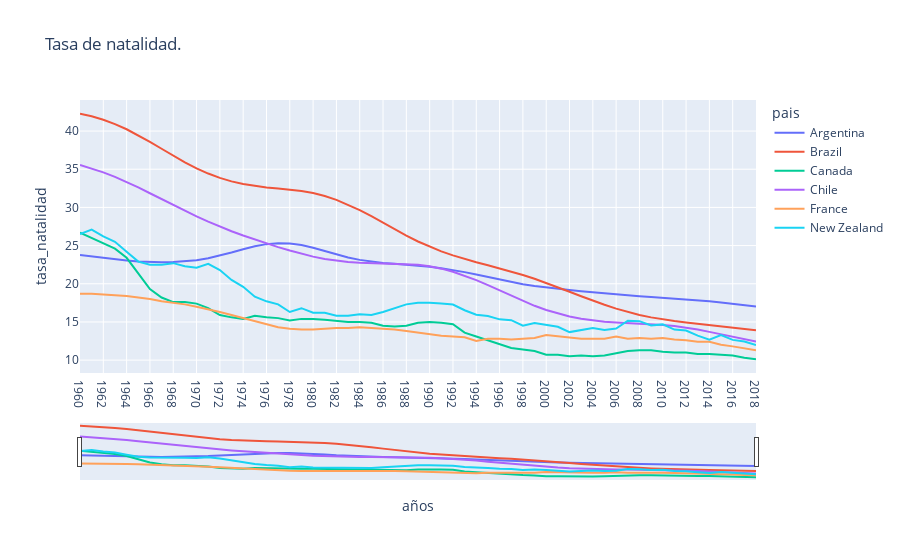

This figure's notebook cell:
### Markdown cell above
#### Graficos.

Mostramos los graficos con la informacion del data frame de natalidad.

### Code cell
fig = px.line(df_natalidad,x = df_natalidad.años, y = df_natalidad.tasa_natalidad, color =df_natalidad.pais,
             title = "Tasa de natalidad.")
fig.update_xaxes(rangeslider_visible=True)
fig.show()
#plot(fig)

### Figure 1 — Plotly figure (JSON) as saved in the notebook; plotly's stock layout.template omitted (floating-point values rounded to 4 significant figures)
{"data": [{"hovertemplate": "pais=Argentina<br>años=%{x}<br>tasa_natalidad=%{y}<extra></extra>", "legendgroup": "Argentina", "line": {"color": "#636efa", "dash": "solid"}, "mode": "lines", "name": "Argentina", "orientation": "v", "showlegend": true, "type": "scatter", "x": ["1960", "1961", "1962", "1963", "1964", "1965", "1966", "1967", "1968", "1969", "1970", "1971", "1972", "1973", "1974", "1975", "1976", "1977", "1978", "1979", "1980", "1981", "1982", "1983", "1984", "1985", "1986", "1987", "1988", "1989", "1990", "1991", "1992", "1993", "1994", "1995", "1996", "1997", "1998", "1999", "2000", "2001", "2002", "2003", "2004", "2005", "2006", "2007", "2008", "2009", "2010", "2011", "2012", "2013", "2014", "2015", "2016", "2017", "2018"], "xaxis": "x", "y": [23.77, 23.57, 23.37, 23.19, 23.03, 22.91, 22.83, 22.8, 22.83, 22.92, 23.09, 23.35, 23.7, 24.1, 24.52, 24.91, 25.19, 25.32, 25.28, 25.07, 24.72, 24.29, 23.85, 23.45, 23.13, 22.89, 22.73, 22.61, 22.49, 22.37, 22.23, 22.04, 21.8, 21.53, 21.21, 20.88, 20.55, 20.23, 19.95, 19.7, 19.5, 19.33, 19.18, 19.03, 18.88, 18.73, 18.6, 18.47, 18.36, 18.25, 18.15, 18.05, 17.95, 17.83, 17.7, 17.55, 17.38, 17.2, 17.02], "yaxis": "y"}, {"hovertemplate": "pais=Brazil<br>años=%{x}<br>tasa_natalidad=%{y}<extra></extra>", "legendgroup": "Brazil", "line": {"color": "#EF553B", "dash": "solid"}, "mode": "lines", "name": "Brazil", "orientation": "v", "showlegend": true, "type": "scatter", "x": ["1960", "1961", "1962", "1963", "1964", "1965", "1966", "1967", "1968", "1969", "1970", "1971", "1972", "1973", "1974", "1975", "1976", "1977", "1978", "1979", "1980", "1981", "1982", "1983", "1984", "1985", "1986", "1987", "1988", "1989", "1990", "1991", "1992", "1993", "1994", "1995", "1996", "1997", "1998", "1999", "2000", "2001", "2002", "2003", "2004", "2005", "2006", "2007", "2008", "2009", "2010", "2011", "2012", "2013", "2014", "2015", "2016", "2017", "2018"], "xaxis": "x", "y": [42.28, 41.93, 41.48, 40.91, 40.23, 39.45, 38.59, 37.68, 36.78, 35.91, 35.12, 34.43, 33.87, 33.41, 33.06, 32.8, 32.62, 32.47, 32.33, 32.14, 31.88, 31.49, 30.99, 30.37, 29.65, 28.84, 27.99, 27.13, 26.3, 25.53, 24.84, 24.25, 23.72, 23.25, 22.83, 22.42, 22.02, 21.6, 21.15, 20.65, 20.12, 19.55, 18.95, 18.36, 17.79, 17.24, 16.75, 16.31, 15.92, 15.6, 15.33, 15.11, 14.93, 14.77, 14.62, 14.47, 14.31, 14.12, 13.92], "yaxis": "y"}, {"hovertemplate": "pais=Canada<br>años=%{x}<br>tasa_natalidad=%{y}<extra></extra>", "legendgroup": "Canada", "line": {"color": "#00cc96", "dash": "solid"}, "mode": "lines", "name": "Canada", "orientation": "v", "showlegend": true, "type": "scatter", "x": ["1960", "1961", "1962", "1963", "1964", "1965", "1966", "1967", "1968", "1969", "1970", "1971", "1972", "1973", "1974", "1975", "1976", "1977", "1978", "1979", "1980", "1981", "1982", "1983", "1984", "1985", "1986", "1987", "1988", "1989", "1990", "1991", "1992", "1993", "1994", "1995", "1996", "1997", "1998", "1999", "2000", "2001", "2002", "2003", "2004", "2005", "2006", "2007", "2008", "2009", "2010", "2011", "2012", "2013", "2014", "2015", "2016", "2017", "2018"], "xaxis": "x", "y": [26.7, 26, 25.2, 24.6, 23.4, 21.3, 19.3, 18.2, 17.6, 17.6, 17.4, 16.8, 15.9, 15.6, 15.4, 15.8, 15.6, 15.5, 15.2, 15.4, 15.4, 15.3, 15.1, 15, 15, 14.9, 14.5, 14.4, 14.5, 14.9, 15, 14.9, 14.7, 13.6, 13.1, 12.6, 12, 11.6, 11.4, 11.2, 10.7, 10.7, 10.5, 10.6, 10.5, 10.6, 10.9, 11.2, 11.3, 11.3, 11.1, 11, 11, 10.8, 10.8, 10.7, 10.6, 10.3, 10.1], "yaxis": "y"}, {"hovertemplate": "pais=Chile<br>años=%{x}<br>tasa_natalidad=%{y}<extra></extra>", "legendgroup": "Chile", "line": {"color": "#ab63fa", "dash": "solid"}, "mode": "lines", "name": "Chile", "orientation": "v", "showlegend": true, "type": "scatter", "x": ["1960", "1961", "1962", "1963", "1964", "1965", "1966", "1967", "1968", "1969", "1970", "1971", "1972", "1973", "1974", "1975", "1976", "1977", "1978", "1979", "1980", "1981", "1982", "1983", "1984", "1985", "1986", "1987", "1988", "1989", "1990", "1991", "1992", "1993", "1994", "1995", "1996", "1997", "1998", "1999", "2000", "2001", "2002", "2003", "2004", "2005", "2006", "2007", "2008", "2009", "2010", "2011", "2012", "2013", "2014", "2015", "2016", "2017", "2018"], "xaxis": "x", "y": [35.56, 35.11, 34.59, 33.99, 33.33, 32.61, 31.86, 31.08, 30.3, 29.54, 28.82, 28.14, 27.49, 26.88, 26.31, 25.78, 25.28, 24.8, 24.35, 23.93, 23.55, 23.25, 23.02, 22.86, 22.76, 22.71, 22.68, 22.66, 22.6, 22.48, 22.29, 21.98, 21.57, 21.06, 20.47, 19.82, 19.12, 18.42, 17.74, 17.11, 16.56, 16.09, 15.71, 15.41, 15.18, 15.02, 14.91, 14.84, 14.78, 14.71, 14.61, 14.46, 14.26, 14.0, 13.7, 13.37, 13.03, 12.71, 12.43], "yaxis": "y"}, {"hovertemplate": "pais=France<br>años=%{x}<br>tasa_natalidad=%{y}<extra></extra>", "legendgroup": "France", "line": {"color": "#FFA15A", "dash": "solid"}, "mode": "lines", "name": "France", "orientation": "v", "showlegend": true, "type": "scatter", "x": ["1960", "1961", "1962", "1963", "1964", "1965", "1966", "1967", "1968", "1969", "1970", "1971", "1972", "1973", "1974", "1975", "1976", "1977", "1978", "1979", "1980", "1981", "1982", "1983", "1984", "1985", "1986", "1987", "1988", "1989", "1990", "1991", "1992", "1993", "1994", "1995", "1996", "1997", "1998", "1999", "2000", "2001", "2002", "2003", "2004", "2005", "2006", "2007", "2008", "2009", "2010", "2011", "2012", "2013", "2014", "2015", "2016", "2017", "2018"], "xaxis": "x", "y": [18.7, 18.7, 18.6, 18.5, 18.4, 18.2, 18, 17.7, 17.5, 17.3, 17, 16.7, 16.3, 15.9, 15.5, 15, 14.6, 14.3, 14.1, 14, 14, 14.1, 14.2, 14.2, 14.3, 14.2, 14.1, 14, 13.8, 13.6, 13.4, 13.2, 13.1, 13, 12.5, 12.8, 12.8, 12.7, 12.8, 12.9, 13.3, 13.1, 12.9, 12.8, 12.8, 12.8, 13.1, 12.8, 12.9, 12.8, 12.9, 12.7, 12.6, 12.4, 12.4, 12, 11.8, 11.5, 11.3], "yaxis": "y"}, {"hovertemplate": "pais=New Zealand<br>años=%{x}<br>tasa_natalidad=%{y}<extra></extra>", "legendgroup": "New Zealand", "line": {"color": "#19d3f3", "dash": "solid"}, "mode": "lines", "name": "New Zealand", "orientation": "v", "showlegend": true, "type": "scatter", "x": ["1960", "1961", "1962", "1963", "1964", "1965", "1966", "1967", "1968", "1969", "1970", "1971", "1972", "1973", "1974", "1975", "1976", "1977", "1978", "1979", "1980", "1981", "1982", "1983", "1984", "1985", "1986", "1987", "1988", "1989", "1990", "1991", "1992", "1993", "1994", "1995", "1996", "1997", "1998", "1999", "2000", "2001", "2002", "2003", "2004", "2005", "2006", "2007", "2008", "2009", "2010", "2011", "2012", "2013", "2014", "2015", "2016", "2017", "2018"], "xaxis": "x", "y": [26.5, 27.1, 26.2, 25.5, 24.2, 22.9, 22.5, 22.5, 22.7, 22.3, 22.1, 22.6, 21.8, 20.5, 19.6, 18.3, 17.7, 17.3, 16.3, 16.8, 16.2, 16.2, 15.8, 15.8, 16, 15.9, 16.3, 16.8, 17.3, 17.5, 17.5, 17.4, 17.28, 16.53, 15.95, 15.77, 15.34, 15.23, 14.51, 14.87, 14.66, 14.36, 13.67, 13.94, 14.2, 13.96, 14.14, 15.15, 15.1, 14.53, 14.68, 14, 13.87, 13.2, 12.68, 13.27, 12.65, 12.43, 11.98], "yaxis": "y"}], "layout": {"legend": {"title": {"text": "pais"}, "tracegroupgap": 0}, "title": {"text": "Tasa de natalidad."}, "xaxis": {"anchor": "y", "domain": [0, 1], "rangeslider": {"visible": true}, "title": {"text": "años"}}, "yaxis": {"anchor": "x", "domain": [0, 1], "title": {"text": "tasa_natalidad"}}}}
